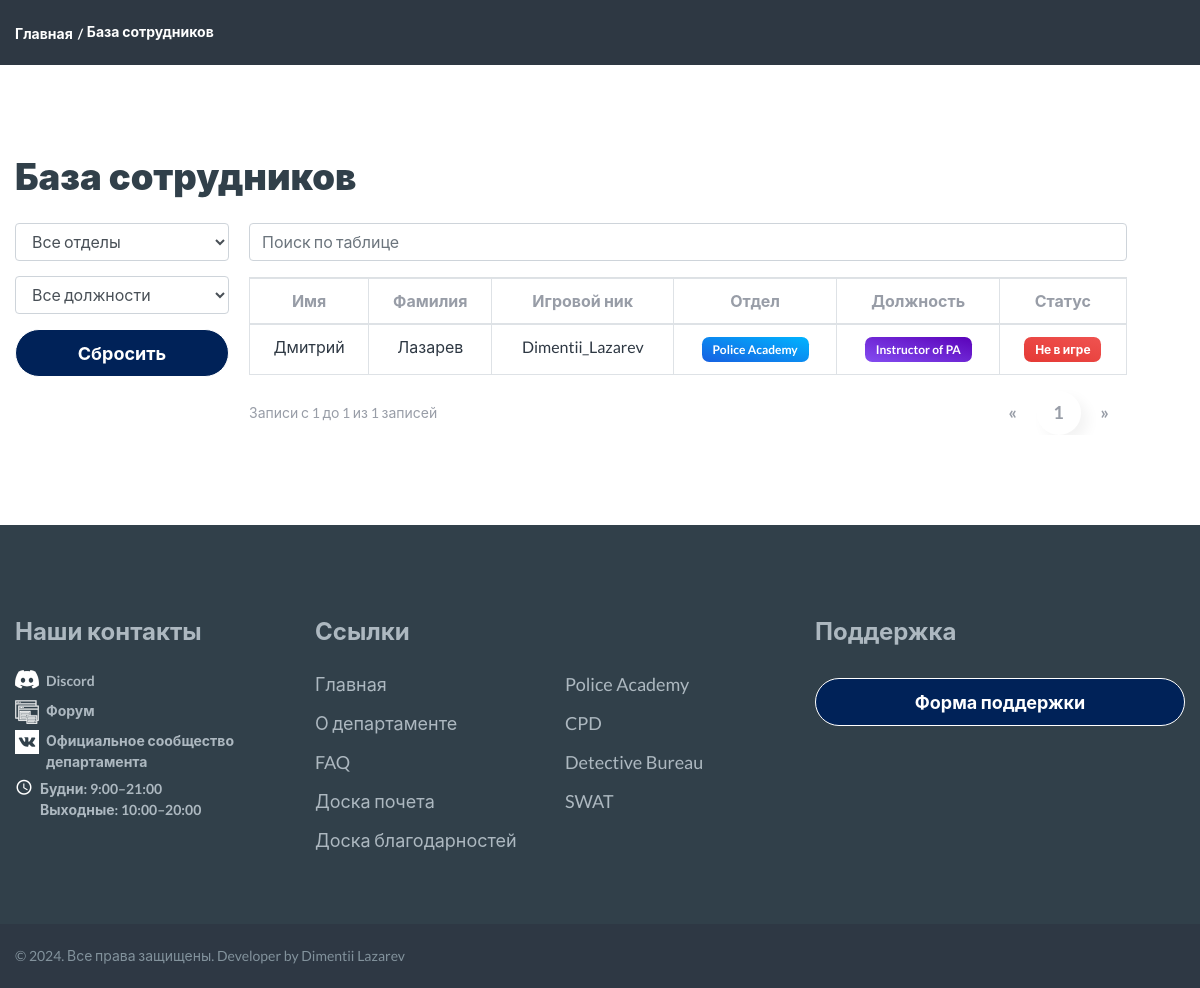
/profiles/profiles_list/, run on an earlier commit of the app's database.
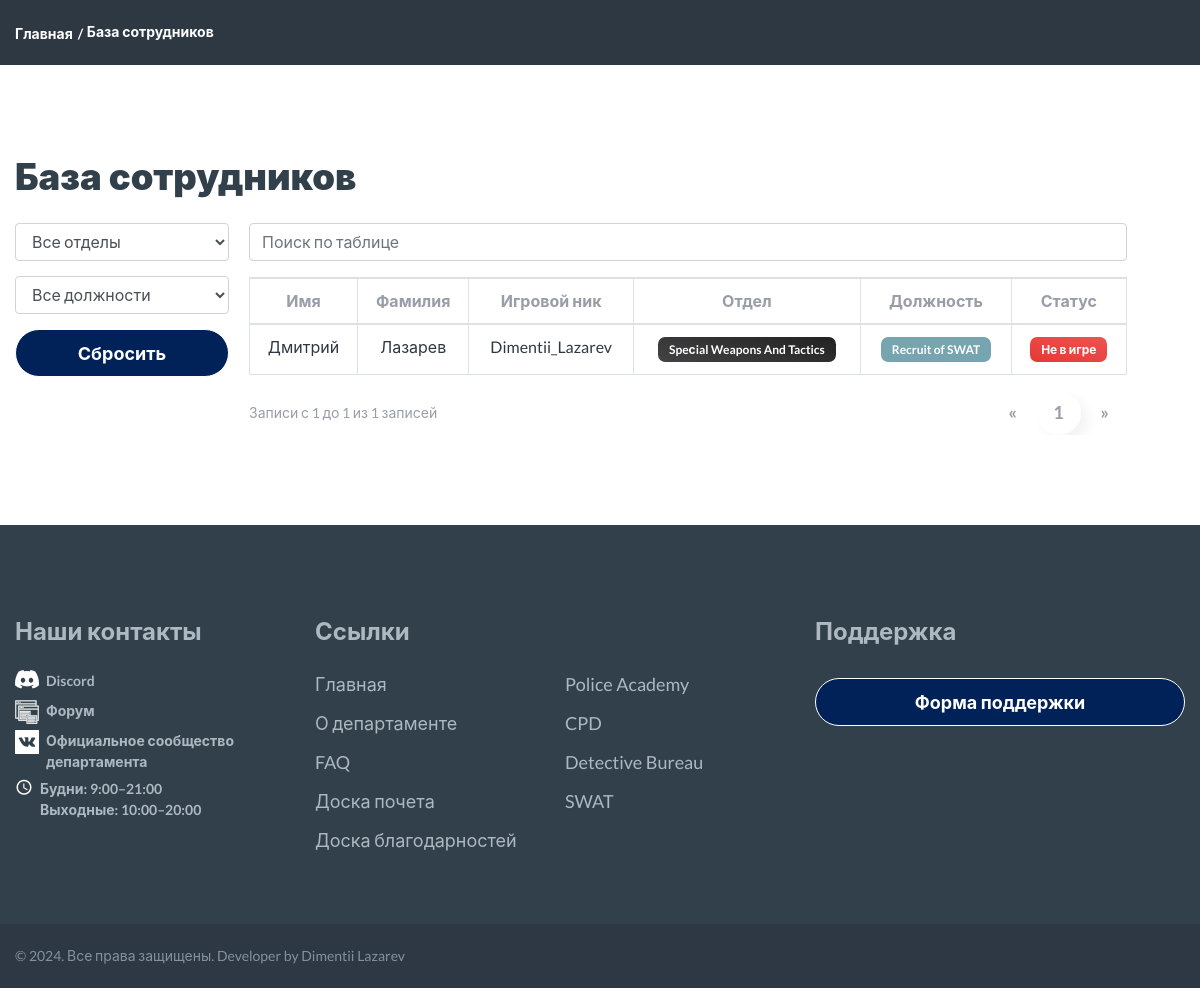
And on a later commit of the database.
### profiles/models.py (models this page shows, shortened)
class Profile(models.Model):
    id = models.AutoField(primary_key=True)
    user = models.OneToOneField(User, verbose_name="Пользователь", on_delete=models.CASCADE)
    name = models.CharField(max_length=25, verbose_name="Имя", blank=True)
    surnames = models.CharField(max_length=25, verbose_name="Фамилия", blank=True)
    email = models.EmailField(max_length=40, verbose_name="Электронная почта", blank=True)
    photo = models.ImageField(upload_to='users/%Y/%m/%d', blank=True, verbose_name="Фото",
                              default='../static/images/incognito.png')
    slug = models.SlugField("URL", max_length=50, blank=True)
    last_activity = models.DateTimeField(verbose_name="Последняя активность", default=timezone.now)
    bio = models.TextField(verbose_name="Биография", blank=True)
    department = models.ForeignKey(Department, verbose_name="Отдел", on_delete=models.CASCADE, blank=True, null=True)
    role = models.ForeignKey(Role, verbose_name="Должность", on_delete=models.CASCADE, blank=True, null=True)
    nick_name = models.CharField(max_length=50, verbose_name="Игровой ник", blank=True)
    profile_confirmed = models.BooleanField(default=False, verbose_name="Подтверждение профиля")
    role_confirmed = models.BooleanField(default=False, verbose_name="Подтверждение должности")
    likes = models.PositiveIntegerField(default=0, verbose_name="Лайки")
    dislikes = models.PositiveIntegerField(default=0, verbose_name="Дизлайки")
    @property
    def is_online(self):
        now = timezone.now()
        return now - self.last_activity < timezone.timedelta(minutes=2)
    def get_absolute_url(self):
        return reverse('profile_detail', kwargs={'slug': self.slug})
    class Meta:
        verbose_name = 'Профиль'
        verbose_name_plural = 'Профиля'

### departments/models.py (models this page shows, shortened)
class Department(models.Model):
    name = models.CharField(max_length=100, unique=True, verbose_name="Отдел")
    description = models.TextField(blank=True)
    class Meta:
        verbose_name = 'Отдел'
        verbose_name_plural = 'Отделы'

class Role(models.Model):
    department = models.ForeignKey(Department, on_delete=models.CASCADE)
    name = models.CharField(max_length=100, unique=True, verbose_name="Должность")
    class Meta:
        constraints = [
            models.UniqueConstraint(fields=['department', 'name'], name='unique_role_per_department')
        ]
        verbose_name = 'Должность'
        verbose_name_plural = 'Должности'

### profiles/views.py (the view)
# urls.py: path('profiles_list/', profile_list, name='profile_list'),
def profile_list(request):
    profiles = Profile.objects.order_by('id').all()
    query = request.GET.get('q')
    if query:
        profiles = profiles.filter(
            Q(name__icontains=query) | Q(nick_name__icontains=query)
        )
    paginator = Paginator(profiles, 15)
    page = request.GET.get('page')
    try:
        profiles_page = paginator.page(page)
    except PageNotAnInteger:
        profiles_page = paginator.page(1)
    except EmptyPage:
        profiles_page = paginator.page(paginator.num_pages)
    total_profiles = profiles.count()
    start_record = (profiles_page.number - 1) * paginator.per_page + 1
    end_record = start_record + profiles_page.paginator.per_page - 1
    if end_record > total_profiles:
        end_record = total_profiles
    departments = Department.objects.all()
    roles = Role.objects.all()
    return render(request, 'profiles/profile_list.html', {
        'profiles': profiles_page,
        'departments': departments,
        'roles': roles,
        'total_profiles': total_profiles,
        'start_record': start_record,
        'end_record': end_record,
    })

### profiles/forms.py
class SupportForm(forms.ModelForm):
    class Meta:
        model = SupportRequest
        fields = ['name', 'email', 'message']
        widgets = {
            'name': forms.TextInput(attrs={
                'class': 'form-control',
                'placeholder': 'Ваше имя',
                'required': True
            }),
            'email': forms.EmailInput(attrs={
                'class': 'form-control',
                'placeholder': 'Ваш email',
                'required': True
            }),
            'message': forms.Textarea(attrs={
                'class': 'form-control',
                'placeholder': 'Ваше сообщение',
                'rows': 4,
                'required': True
            }),
        }

### profiles/context_processors.py (called while the page is built)
def add_support_form(request):
    return {'support_form': SupportForm()}

### templates/profiles/profile_list.html (shortened to what the changed rows need)
{% load static %}
{% include 'base.html' %}
<!DOCTYPE html>
<html class="wide wow-animation" lang="en">
<link rel="stylesheet" href="https://cdnjs.cloudflare.com/ajax/libs/font-awesome/5.15.4/css/all.min.css">
<head>
</head>
<body>
<div class="page">
    <section class="section section-md">
        <div class="container">
            <h2>База сотрудников</h2>
            <br>
            <div class="clearfix">
                <div class="profile-table">
                    <div class="table-responsive">
                        <table class="table table-bordered table-hover" id="my-search-table">
                            <thead class="thead-fixed">
                            <tr>
                                <th class="text-center">Имя</th>
                                <th class="text-center">Фамилия</th>
                                <th class="text-center">Игровой ник</th>
                                <th class="text-center">Отдел</th>
                                <th class="text-center">Должность</th>
                                <th class="text-center">Статус</th>
                            </tr>
                            </thead>
                            <tbody id="profile-table">
                            {% for profile in profiles %}
                                <tr data-department="{{ profile.department.id }}" data-role="{{ profile.role.id }}">
                                    <td class="text-center">
                                        {% if profile.name %}
                                            <a href="{{ profile.get_absolute_url }}">{{ profile.name }}</a>
                                        {% else %}
                                            Нет данных
                                        {% endif %}
                                    </td>
                                    <td class="text-center">
                                        {% if profile.surnames %}
                                            <a href="{{ profile.get_absolute_url }}">{{ profile.surnames }}</a>
                                        {% else %}
                                            Нет данных
                                        {% endif %}
                                    </td>
                                    <td class="text-center">
                                        {% if profile.nick_name %}
                                            <a href="{{ profile.get_absolute_url }}">{{ profile.nick_name }}</a>
                                        {% else %}
                                            Нет данных
                                        {% endif %}
                                    </td>
                                    <td class="text-center">
                                        {% if profile.department %}
                                            {% if profile.department.name == "Detective Bureau" %}
                                                <span class="badge bg-gradient-db">{{ profile.department.name }}</span>
                                            {% elif profile.department.name == "Police Academy" %}
                                                <span class="badge bg-gradient-pa">{{ profile.department.name }}</span>
                                            {% elif profile.department.name == "Speсial Weapons And Tactics" %}
                                                <span class="badge bg-gradient-swat">{{ profile.department.name }}</span>
                                            {% elif profile.department.name == "Central Patrol Division" %}
                                                <span class="badge bg-gradient-cpd">{{ profile.department.name }}</span>
                                            {% else %}
                                                <span class="badge bg-gradient-secondary">{{ profile.department.name }}</span>
                                            {% endif %}
                                        {% else %}
                                            Отсутствует
                                        {% endif %}
                                    </td>
                                    <td class="text-center">
                                        {% if profile.role %}
                                            {% if profile.role.name == "Curator of PA" or profile.role.name == "Curator of CPD" or profile.role.name == "Director of DB" or profile.role.name == "Curator of SWAT" %}
                                                <span class="badge bg-gradient-curator">{{ profile.role.name }}</span>
                                            {% elif profile.role.name == "Chief of PA" or profile.role.name == "Chief of CPD" or profile.role.name == "Head of DB" or profile.role.name == "Сommander of SWAT" %}
                                                <span class="badge bg-gradient-chief">{{ profile.role.name }}</span>
                                            {% elif profile.role.name == "Dep.Chief of PA" or profile.role.name == "Dep.Chief of CPD" or profile.role.name == "Dep.Head of DB" or profile.role.name == "Dep. Commander of SWAT" %}
                                                <span class="badge bg-gradient-depchief">{{ profile.role.name }}</span>
                                            {% elif profile.role.name == "Inspector of PA" or profile.role.name == "Supervisor of CPD" or profile.role.name == "Inspector of DB" or profile.role.name == "Instructor of SWAT" or profile.role.name == "Lector of PA" %}
                                                <span class="badge bg-gradient-insperctr">{{ profile.role.name }}</span>
                                            {% elif profile.role.name == "Instructor of PA" or profile.role.name == "Supervisor of CPD" or profile.role.name == "Inspector of DB" or profile.role.name == "Instructor of SWAT" %}
                                                <span class="badge bg-gradient-instructor">{{ profile.role.name }}</span>
                                            {% elif profile.role.name == "Officer of CMU" %}
                                                <span class="badge bg-gradient-cmu">{{ profile.role.name }}</span>
                                            {% elif profile.role.name == "Officer of CPU" or profile.role.name == "Agent III" or profile.role.name == "Agent II" or profile.role.name == "Agent I" or profile.role.name == "Fighter of SWAT" %}
                                                <span class="badge bg-gradient-cmu">{{ profile.role.name }}</span>
                                            {% elif profile.role.name == "Jr.Agent" %}
                                                <span class="badge bg-gradient-jragent">{{ profile.role.name }}</span>
                                            {% elif profile.role.name == "Recruit of SWAT" %}
                                                <span class="badge bg-gradient-recruit">{{ profile.role.name }}</span>
                                            {% endif %}
                                        {% else %}
                                            Отсутствует
                                        {% endif %}
                                    </td>
                                    <td class="text-center">
                                        {% if profile.is_online %}
                                            <span class="badge bg-gradient-success">В игре</span>
                                        {% else %}
                                            <span class="badge bg-gradient-danger">Не в игре</span>
                                        {% endif %}
                                    </td>
                                </tr>
                            {% endfor %}
                            </tbody>
                        </table>
                    </div>
                </div>
            </div>
        </div>
    </section>
</div>
</body>
</html>

What changed in the data, as far as the page shows it:
changed Profile "Дмитрий": department_id 1 → 4 (drawn); role_id 2 → 12 (drawn); department.name "Police Academy" → "Speсial Weapons And Tactics"; role.name "Instructor of PA" → "Recruit of SWAT"
